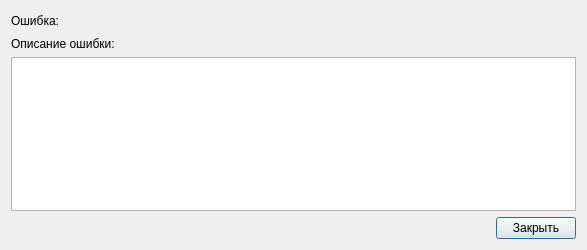
<?xml version="1.0" encoding="UTF-8"?>
<ui version="4.0">
 <class>RunErrorDialog</class>
 <widget class="QDialog" name="RunErrorDialog">
  <property name="geometry">
   <rect>
    <x>0</x>
    <y>0</y>
    <width>587</width>
    <height>250</height>
   </rect>
  </property>
  <property name="windowTitle">
   <string>Dialog</string>
  </property>
  <layout class="QVBoxLayout" name="verticalLayout_2">
   <item>
    <layout class="QHBoxLayout" name="horizontalLayout">
     <item>
      <widget class="QLabel" name="label">
       <property name="text">
        <string>Ошибка: </string>
       </property>
      </widget>
     </item>
     <item>
      <widget class="QLabel" name="labelErrorData">
       <property name="font">
        <font>
         <weight>75</weight>
         <bold>true</bold>
        </font>
       </property>
       <property name="text">
        <string/>
       </property>
      </widget>
     </item>
     <item>
      <spacer name="horizontalSpacer_2">
       <property name="orientation">
        <enum>Qt::Horizontal</enum>
       </property>
       <property name="sizeHint" stdset="0">
        <size>
         <width>40</width>
         <height>20</height>
        </size>
       </property>
      </spacer>
     </item>
    </layout>
   </item>
   <item>
    <layout class="QVBoxLayout" name="verticalLayout">
     <item>
      <widget class="QLabel" name="label_2">
       <property name="text">
        <string>Описание ошибки:</string>
       </property>
      </widget>
     </item>
     <item>
      <widget class="QTextEdit" name="textEditErrorLogData">
       <property name="readOnly">
        <bool>true</bool>
       </property>
      </widget>
     </item>
    </layout>
   </item>
   <item>
    <layout class="QHBoxLayout" name="horizontalLayout_2">
     <item>
      <spacer name="horizontalSpacer">
       <property name="orientation">
        <enum>Qt::Horizontal</enum>
       </property>
       <property name="sizeHint" stdset="0">
        <size>
         <width>40</width>
         <height>20</height>
        </size>
       </property>
      </spacer>
     </item>
     <item>
      <widget class="QPushButton" name="pushButtonClose">
       <property name="text">
        <string>Закрыть</string>
       </property>
      </widget>
     </item>
    </layout>
   </item>
  </layout>
 </widget>
 <resources/>
 <connections/>
</ui>
